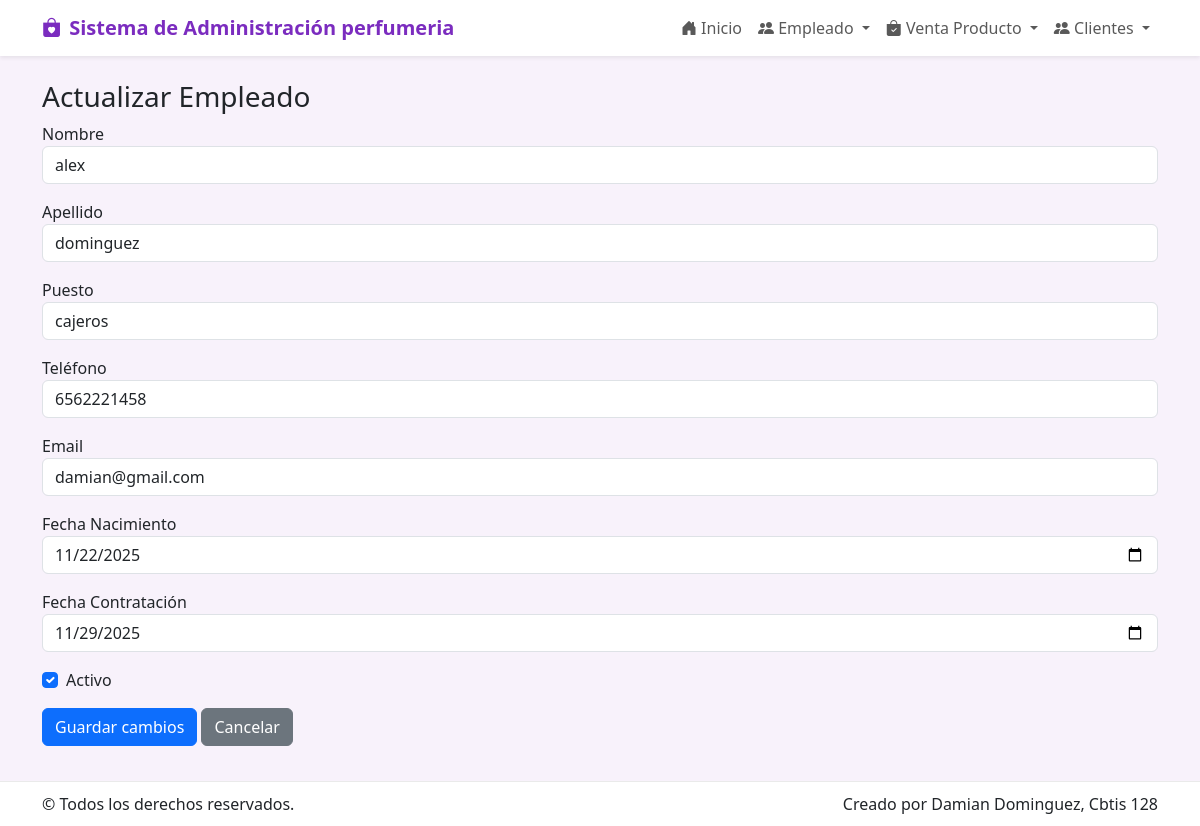
The page /empleado/actualizar/10/ on the database its author committed.
### app_perfumeria/models.py (models this page shows, shortened)
class Empleado(models.Model):
    nombre = models.CharField(max_length=100)
    apellido = models.CharField(max_length=100)
    puesto = models.CharField(max_length=100)
    telefono = models.CharField(max_length=20, blank=True, null=True)
    email = models.EmailField(blank=True, null=True)
    fecha_nacimiento = models.DateField(blank=True, null=True)        # Campo editable
    fecha_contratacion = models.DateField(blank=True, null=True)      # Campo editable
    activo = models.BooleanField(default=True)

### app_perfumeria/views.py (the view, shortened to what this page needs)
# urls.py: path('empleado/actualizar/<int:empleado_id>/', views.actualizar_empleado, name='actualizar_empleado'),
def actualizar_empleado(request, empleado_id):
    empleado = get_object_or_404(Empleado, id=empleado_id)
    return render(request, 'empleado/actualizar_empleado.html', {'empleado': empleado})

### app_perfumeria/templates/empleado/actualizar_empleado.html (shortened to what this page needs)
{% extends 'base.html' %}
{% block content %}
<h3>Actualizar Empleado</h3>
<form method="POST" action="{% url 'actualizar_empleado' empleado.id %}">
  <div class="mb-3">
    <label>Nombre</label>
    <input class="form-control" name="nombre" value="{{ empleado.nombre }}" required>
  </div>
  <div class="mb-3">
    <label>Apellido</label>
    <input class="form-control" name="apellido" value="{{ empleado.apellido }}" required>
  </div>
  <div class="mb-3">
    <label>Puesto</label>
    <input class="form-control" name="puesto" value="{{ empleado.puesto }}">
  </div>
  <div class="mb-3">
    <label>Teléfono</label>
    <input class="form-control" name="telefono" value="{{ empleado.telefono }}">
  </div>
  <div class="mb-3">
    <label>Email</label>
    <input type="email" class="form-control" name="email" value="{{ empleado.email }}">
  </div>
  <div class="mb-3">
    <label>Fecha Nacimiento</label>
    <input type="date" class="form-control" name="fecha_nacimiento"
           value="{{ empleado.fecha_nacimiento|date:'Y-m-d' }}">
  </div>
  <div class="mb-3">
    <label>Fecha Contratación</label>
    <input type="date" class="form-control" name="fecha_contratacion"
           value="{{ empleado.fecha_contratacion|date:'Y-m-d' }}">
  </div>
  <div class="form-check mb-3">
    <input type="checkbox" class="form-check-input" id="activo" name="activo" {% if empleado.activo %}checked{% endif %}>
    <label class="form-check-label" for="activo">Activo</label>
  </div>
  <button class="btn btn-primary">Guardar cambios</button>
  <a class="btn btn-secondary" href="{% url 'ver_empleado' %}">Cancelar</a>
</form>
{% endblock %}

### app_perfumeria/templates/base.html (style rules this page uses)
:root { --morado: #7b2cbf; --rosa: #ff6bcb; --suave: #f8f2fb; }
body { background: var(--suave); }

### rows shown on the page
Empleado: nombre "alex", apellido "dominguez", puesto "cajeros", telefono "6562221458", email "damian@gmail.com", fecha_nacimiento "11/22/2025", fecha_contratacion "11/29/2025", activo "☑"
